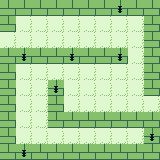

This is a level from a 2D game, rendered from its Tiled map with the project's own tilesets. A one-line summary and the complete map file follow:
An orthogonal 10x10 tile map with 16x16 px tiles, 1 tile layer (Tiles), 1 hidden layer not drawn.

<map version="1.8" tiledversion="1.8.2" orientation="orthogonal" renderorder="right-down" width="10" height="10" tilewidth="16" tileheight="16" infinite="0" nextlayerid="4" nextobjectid="1">
 <editorsettings>
  <export target="test.json" format="json" />
 </editorsettings>
 <tileset firstgid="1" source="xipe.tsx" />
 <layer id="1" name="Tiles" width="10" height="10">
  <data encoding="csv">
23,23,23,23,23,23,23,24,23,23,
23,31,31,31,31,31,31,31,31,23,
31,31,31,31,31,31,31,31,31,23,
23,24,23,23,24,23,23,24,31,23,
23,31,31,31,31,31,31,31,31,23,
23,31,31,24,31,31,31,31,31,23,
23,31,31,23,31,31,31,31,31,31,
23,31,31,23,23,23,23,23,23,23,
23,31,31,31,31,31,31,31,31,24,
23,24,23,23,23,23,23,23,23,23
</data>
 </layer>
 <layer id="3" name="Objects" width="10" height="10" visible="0">
  <data encoding="csv">
0,0,0,0,0,0,0,0,0,0,
0,0,0,0,0,0,0,0,0,0,
15,0,0,0,0,0,0,0,0,0,
0,0,0,0,0,0,0,0,0,0,
0,0,0,0,0,0,0,0,0,0,
0,0,0,0,0,0,12,0,0,0,
0,0,0,0,0,0,0,0,0,0,
0,0,0,0,0,0,0,0,0,0,
0,0,0,0,0,0,0,0,44,0,
0,0,0,0,0,0,0,0,0,0
</data>
 </layer>
</map>